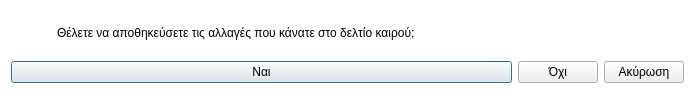
<?xml version="1.0" encoding="UTF-8"?>
<ui version="4.0">
 <class>Dialog</class>
 <widget class="QDialog" name="Dialog">
  <property name="geometry">
   <rect>
    <x>0</x>
    <y>0</y>
    <width>695</width>
    <height>98</height>
   </rect>
  </property>
  <property name="windowTitle">
   <string>Αποθήκευση αλλαγών</string>
  </property>
  <property name="windowIcon">
   <iconset resource="../../../../icons.qrc">
    <normaloff>:/rest-windows/assets/images/rest-windows/question.png</normaloff>:/rest-windows/assets/images/rest-windows/question.png</iconset>
  </property>
  <property name="styleSheet">
   <string notr="true">QDialog{
	background:white;
}</string>
  </property>
  <layout class="QGridLayout" name="gridLayout_2">
   <item row="1" column="0" colspan="2">
    <widget class="QFrame" name="frame">
     <property name="styleSheet">
      <string notr="true">QFrame{border:0px;}</string>
     </property>
     <property name="frameShape">
      <enum>QFrame::StyledPanel</enum>
     </property>
     <property name="frameShadow">
      <enum>QFrame::Raised</enum>
     </property>
     <layout class="QGridLayout" name="gridLayout">
      <property name="leftMargin">
       <number>0</number>
      </property>
      <property name="topMargin">
       <number>0</number>
      </property>
      <property name="rightMargin">
       <number>0</number>
      </property>
      <property name="bottomMargin">
       <number>0</number>
      </property>
      <item row="0" column="0">
       <widget class="QPushButton" name="save">
        <property name="sizePolicy">
         <sizepolicy hsizetype="Expanding" vsizetype="Fixed">
          <horstretch>0</horstretch>
          <verstretch>0</verstretch>
         </sizepolicy>
        </property>
        <property name="text">
         <string>Ναι</string>
        </property>
        <property name="icon">
         <iconset resource="../../../../icons.qrc">
          <normaloff>:/rest-windows/assets/images/rest-windows/save.png</normaloff>:/rest-windows/assets/images/rest-windows/save.png</iconset>
        </property>
       </widget>
      </item>
      <item row="0" column="1">
       <widget class="QPushButton" name="no_save">
        <property name="sizePolicy">
         <sizepolicy hsizetype="Fixed" vsizetype="Fixed">
          <horstretch>0</horstretch>
          <verstretch>0</verstretch>
         </sizepolicy>
        </property>
        <property name="text">
         <string>Όχι</string>
        </property>
       </widget>
      </item>
     </layout>
    </widget>
   </item>
   <item row="0" column="0">
    <widget class="QLabel" name="error">
     <property name="minimumSize">
      <size>
       <width>40</width>
       <height>40</height>
      </size>
     </property>
     <property name="maximumSize">
      <size>
       <width>40</width>
       <height>40</height>
      </size>
     </property>
     <property name="text">
      <string/>
     </property>
     <property name="pixmap">
      <pixmap resource="../../../../icons.qrc">:/rest-windows/assets/images/rest-windows/question.png</pixmap>
     </property>
     <property name="scaledContents">
      <bool>true</bool>
     </property>
    </widget>
   </item>
   <item row="1" column="2">
    <widget class="QPushButton" name="cancel">
     <property name="sizePolicy">
      <sizepolicy hsizetype="Fixed" vsizetype="Fixed">
       <horstretch>0</horstretch>
       <verstretch>0</verstretch>
      </sizepolicy>
     </property>
     <property name="text">
      <string>Ακύρωση</string>
     </property>
    </widget>
   </item>
   <item row="0" column="1" colspan="2">
    <widget class="QLabel" name="label">
     <property name="text">
      <string>Θέλετε να αποθηκεύσετε τις αλλαγές που κάνατε στο δελτίο καιρού;</string>
     </property>
     <property name="alignment">
      <set>Qt::AlignJustify|Qt::AlignVCenter</set>
     </property>
    </widget>
   </item>
  </layout>
 </widget>
 <resources>
  <include location="../../../../icons.qrc"/>
  <include location="../../../../icons.qrc"/>
  <include location="../../../../icons.qrc"/>
 </resources>
 <connections/>
</ui>
